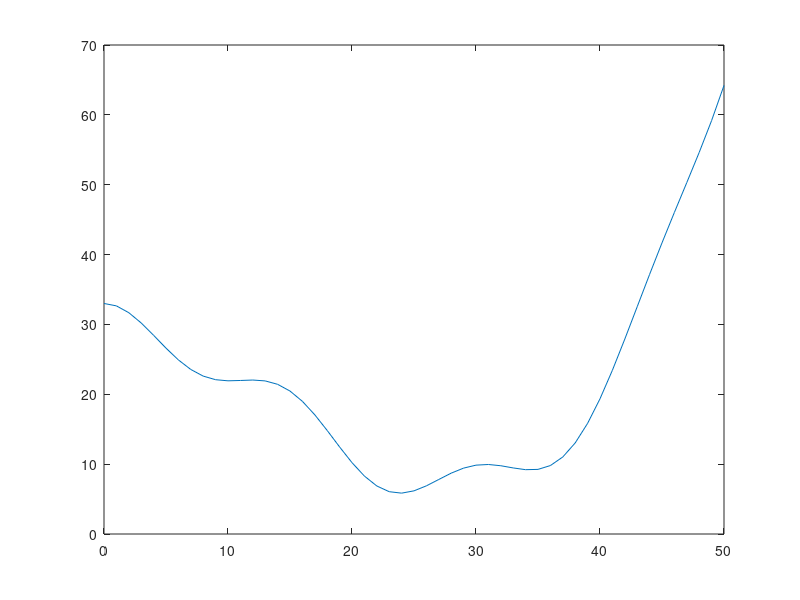

This figure's MATLAB source:
clc, clear
% Función de la montaña rusa
x = 0:50;  
y =(x.^3/500) - (3*x.^2)/35 + 3*cos((2*3.141592*x)/15) + 30;
y_der = diff(y)
plot(x,y)
hold on
% Datos
del_t = input("Dame el tiempo: ");
v0 = input("Velocidad inicial: ");


%#for x:50;

 %   X(i+1) = X(i)+V delta t
  %  X(i+1) = X(i) + (delta x)cos Angulo
   % Angulo = Arctan(f'(x))
    %Y(i+1) = f(x(i+1))













%% Formula

%Animated Figure
%figure;
%plot(x(1),y(1),'db');
%axis([min(x) max(x) min(y) max(y)]);
%xlabel('X', 'Interpreter','Latex');
%ylabel('Y', 'Interpreter','Latex');
%grid on;
%box on;
%hPlot = plot(NaN, NaN, 'db');
%for k = 2:length(x) %loop
%    set(hPlot, 'XData', x(k), 'YData', y(k));
%    drawnow
%end
%hold off;
